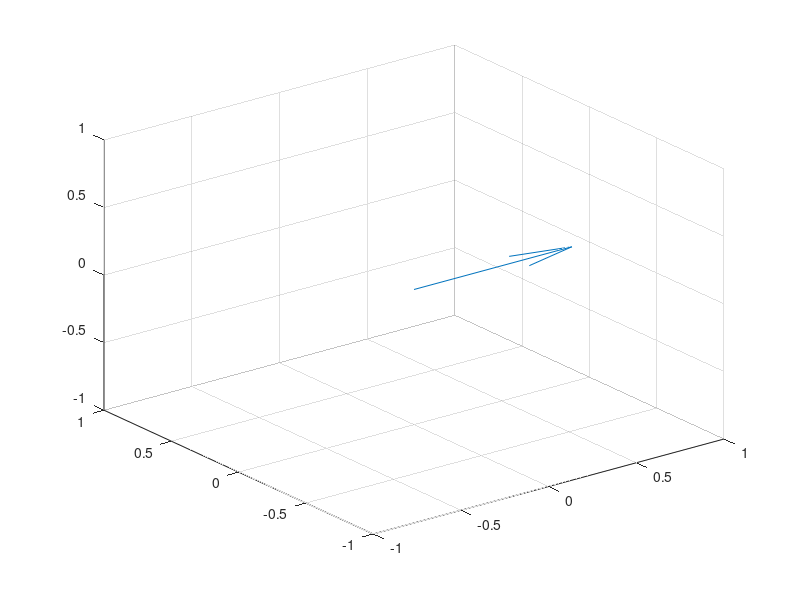

This chart was generated by the following MATLAB code: (Note: this script raises an error after producing the figure.)
pt = [0 0 0];
dir = [1 0 0 1];
h = quiver3(pt(1),pt(2),pt(3), dir(1),dir(2),dir(3));
xlim([-1 1])
ylim([-1 1])
zlim([-1 1])

xfm = makehgtform('xrotate',pi/3,'yrotate',pi/5,'zrotate',pi/2);
newdir = xfm * dir';
h.UData = newdir(1);
h.VData = newdir(2);
h.WData = newdir(3);

for theta = linspace(0,pi,64)
  for phi = linspace(-pi,pi,64)
    for psi = linspace(0,2*pi,64)
      xfm = makehgtform('xrotate',theta,'yrotate',phi,'zrotate',psi);
      newdir = xfm * dir';
      h.UData = newdir(1);
      h.VData = newdir(2);
      h.WData = newdir(3);
      drawnow
    end
  end
end